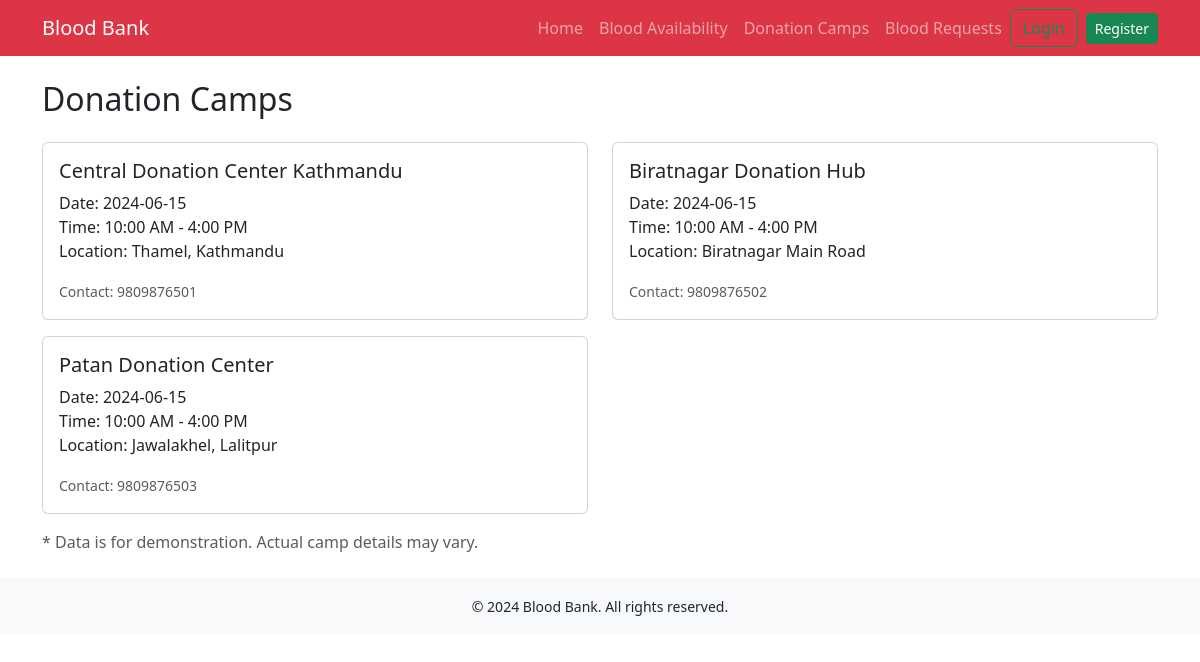
Screenshot of /donation_camps/ with the database file from the repository.
### blood_bank_main/models.py (models this page shows, shortened)
class DonationCenter(models.Model):
    name = models.CharField(max_length=100, null=False)
    address = models.CharField(max_length=255, null=False)
    contact_number = models.CharField(max_length=15, null=False, unique=True)

### blood_bank_main/views.py (the view)
# urls.py: path('donation_camps/', DonationCampsView.as_view(), name='donation_camps'),
class DonationCampsView(ListView):
    model = DonationCenter
    template_name = 'donation_camps.html'
    context_object_name = 'donation_camps_list'
    def get_queryset(self):
        return DonationCenter.objects.all()

### templates/donation_camps.html (shortened to what this page needs)
{% extends 'base.html' %}
{% block content %}
<h2 class="mb-4">Donation Camps</h2>
<div class="row">
    {% for camp in donation_camps_list %}
    <div class="col-md-6 mb-3">
        <div class="card">
            <div class="card-body">
                <h5 class="card-title">{{ camp.name }}</h5>
                <p class="card-text">Date: 2024-06-15<br>Time: 10:00 AM - 4:00 PM<br>Location: {{camp.address}}</p>
                <p class="card-text"><small class="text-muted">Contact: {{camp.contact_number}}</small></p>
            </div>
        </div>
    </div>
    {% endfor %}
</div>
<p class="text-muted">* Data is for demonstration. Actual camp details may vary.</p>
{% endblock %}

### rows the page displays
DonationCenter: name "Central Donation Center Kathmandu", address "Thamel, Kathmandu", contact_number "9809876501"
DonationCenter: name "Biratnagar Donation Hub", address "Biratnagar Main Road", contact_number "9809876502"
DonationCenter: name "Patan Donation Center", address "Jawalakhel, Lalitpur", contact_number "9809876503"

### other values shown
{{ year|default:2024 }} "2024"
